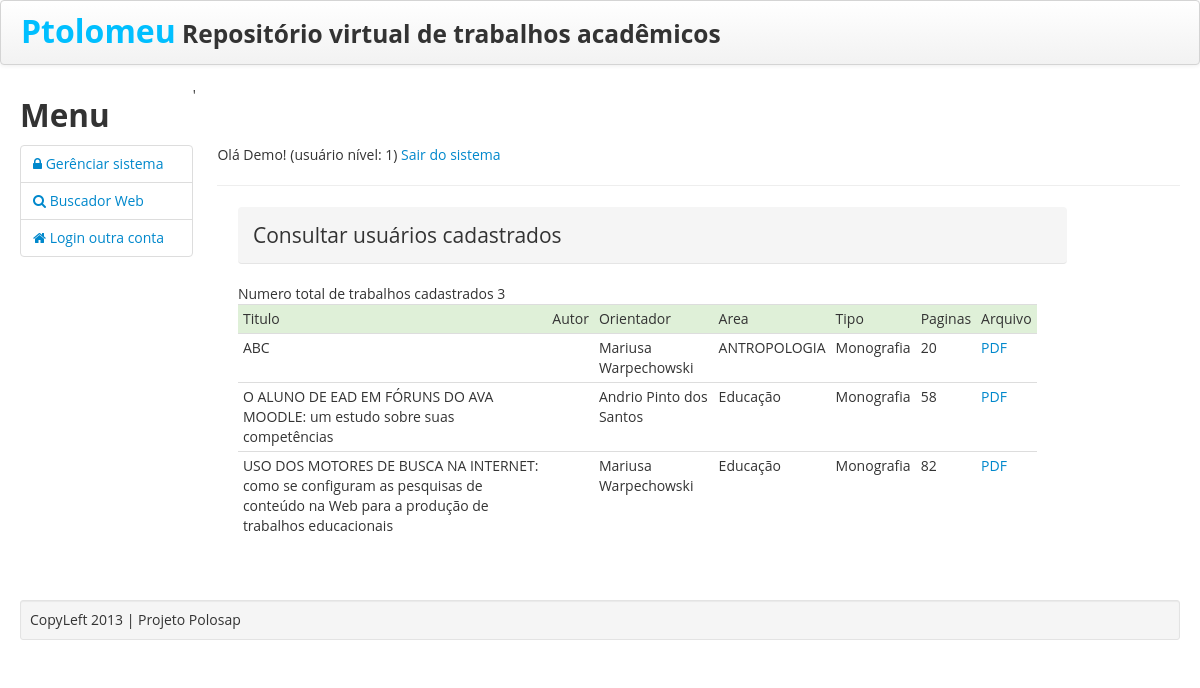
Page /trabalhoConsultar.php (signed in) on the earlier database version.
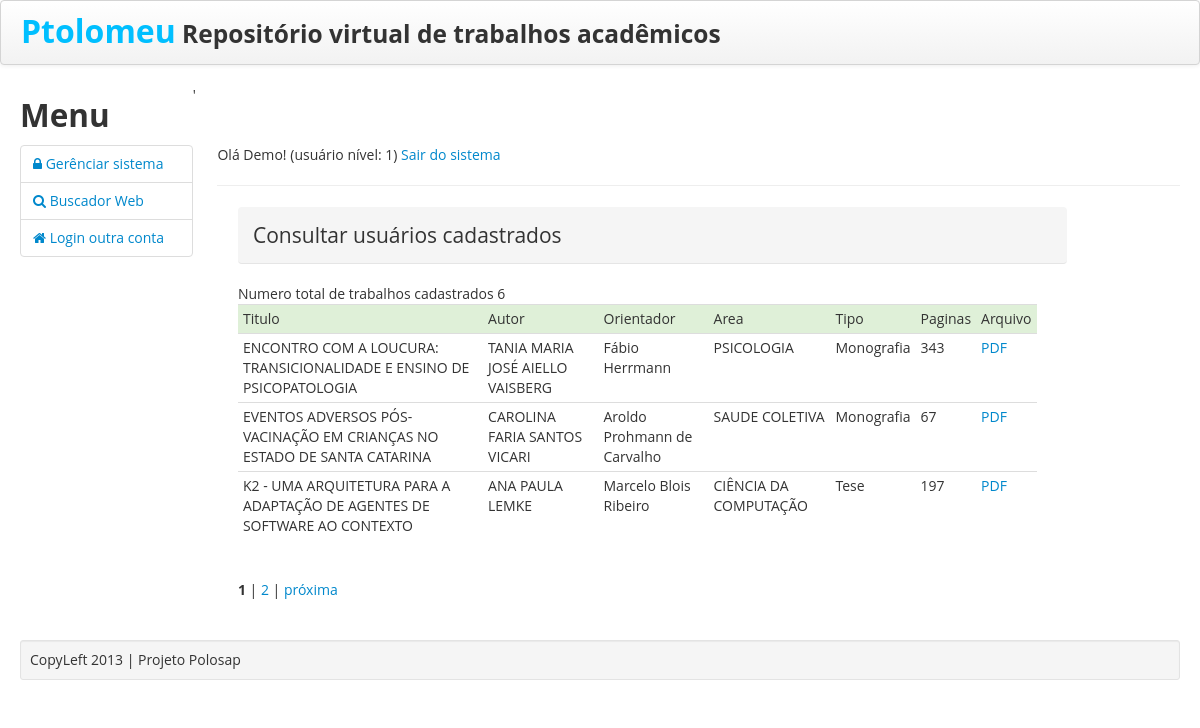
Same page on the later database version.
### tables this page shows
CREATE TABLE IF NOT EXISTS `trabalho_academico` (
  `id` int(11) NOT NULL AUTO_INCREMENT,
  `titulo` text NOT NULL,
  `tipo` varchar(50) DEFAULT NULL,
  `resumo` text,
  `abstract` text,
  `numero_paginas` int(11) DEFAULT NULL,
  `data` date DEFAULT NULL,
  `local_pdf` text,
  `palavras_chave` text NOT NULL,
  `area` varchar(150) NOT NULL,
  `autor` varchar(200) NOT NULL,
  `instituicao` varchar(200) NOT NULL,
  `orientador` varchar(200) NOT NULL,
  `ativo` int(11) NOT NULL,
  PRIMARY KEY (`id`)
);

### trabalhoConsultar.php (the view, shortened to what this page needs)
<?php
require 'html.class.php';
?>
<!DOCTYPE html>
<html>
    <head>
    </head>
    <body>
        <div class="container-fluid">
            <div class="row-fluid">
                <br>
                <br>
                <br>
                <div class="span10">
                    <div class="span10">
                        <legend class="breadcrumb">Consultar usuários cadastrados</legend>
                        <?php
                        $campos_query = "*";
                        $final_query = "FROM trabalho_academico ORDER BY titulo ASC";
                        $maximo = 3;
                        $pagina = $_GET["pagina"];
                        if ($pagina == "") {
                            $pagina = "1";
                        }
                        $inicio = $pagina - 1;
                        $inicio = $maximo * $inicio;
                        $strCount = "SELECT COUNT(*) AS 'num_registros' $final_query";
                        $query = mysql_query($strCount);
                        $row = mysql_fetch_array($query);
                        $total = $row["num_registros"];
                        $sql = mysql_query("SELECT $campos_query $final_query LIMIT $inicio,$maximo");
                        echo 'Numero total de trabalhos cadastrados ' . $total . '<br>';
                        echo "<table class='table table-condensed'>
                        <tr class='success'>
                            <td>Titulo</td>
                            <td>Autor</td>
                            <td>Orientador</td>
                            <td>Area</td>
                            <td>Tipo</td>
                            <td>Paginas</td>
                            <td>Arquivo</td>
                        </tr>";
                        while ($linha = mysql_fetch_object($sql)) {
                            echo "<tr><td>" . $linha->titulo .
                            "</td><td>" . $linha->autor .
                            "</td><td>" . $linha->orientador .
                            "</td><td>" . $linha->area .
                            "</td><td>" . $linha->tipo .
                            "</td><td>" . $linha->numero_paginas .
                            "</td><td><a href=\" $linha->local_pdf\" target='_blank' >PDF</a>";
                        }
                        echo "</table>";
                        $mais = $pagina + 1;
                        $pgs = ceil($total / $maximo);
                        if ($pgs > 1) {
                            echo "<br />";
                            for ($i = 1; $i <= $pgs; $i++) {
                                if ($i != $pagina) {
                                    echo " <a href=" . $_SERVER['PHP_SELF'] . "?pagina=" . ($i) . ">$i</a> | ";
                                } else {
                                    echo " <strong>" . $i . "</strong> | ";
                                }
                            }
                            if ($mais <= $pgs) {
                                echo " <a href=" . $_SERVER['PHP_SELF'] . "?pagina=$mais>próxima</a>";
                            }
                        }
                        ?>
                    </div>
                </div>
            </div>
            <br>
            <br>
        </div>
</body>
</html>

Differences in the rows shown:
removed trabalho_academico: titulo "ABC", orientador "Mariusa Warpechowski", area "ANTROPOLOGIA", tipo "Monografia", numero_paginas "20"
removed trabalho_academico: titulo "O ALUNO DE EAD EM FÓRUNS DO AVA MOODLE: um estudo sobre suas competências", orientador "Andrio Pinto dos Santos", area "Educação", tipo "Monografia", numero_paginas "58"
no longer on this page (row edited): trabalho_academico: titulo "USO DOS MOTORES DE BUSCA NA INTERNET: como se configuram as pesquisas de conteúdo na Web para a produção de trabalhos educacionais", orientador "Mariusa Warpechowski", area "Educação", tipo "Monografia", numero_paginas "82"
added trabalho_academico: titulo "ENCONTRO COM A LOUCURA: TRANSICIONALIDADE E ENSINO DE PSICOPATOLOGIA", autor "TANIA MARIA JOSÉ AIELLO VAISBERG", orientador "Fábio Herrmann", area "PSICOLOGIA", tipo "Monografia", numero_paginas "343"
added trabalho_academico: titulo "EVENTOS ADVERSOS PÓS-VACINAÇÃO EM CRIANÇAS NO ESTADO DE SANTA CATARINA", autor "CAROLINA FARIA SANTOS VICARI", orientador "Aroldo Prohmann de Carvalho", area "SAUDE COLETIVA", tipo "Monografia", numero_paginas "67"
added trabalho_academico: titulo "K2 - UMA ARQUITETURA PARA A ADAPTAÇÃO DE AGENTES DE SOFTWARE AO CONTEXTO", autor "ANA PAULA LEMKE", orientador "Marcelo Blois Ribeiro", area "CIÊNCIA DA COMPUTAÇÃO", tipo "Tese", numero_paginas "197"
Other differences:
$total: "3" → "6"
new list line: "1 |"
new list line: "2 |"
text now shown: "próxima"
